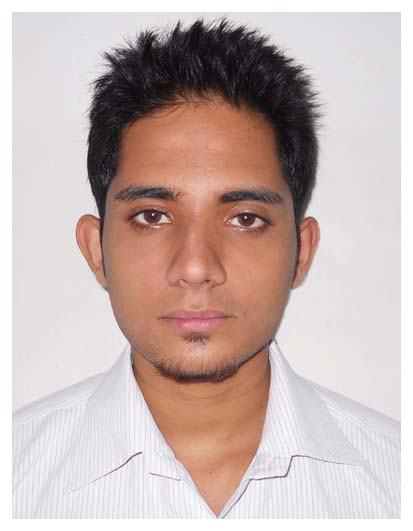
#> input picture hridaydutta123/PIL_tutorial/old/filename.jpg, 413 x 531 px
$ python convertFileFromJPGtoPNG.py
#> lines starting #> are read from the running program, lines starting #| are printed output that depends on the picture
import os

srcFileName = raw_input("Enter source filename:")
#> the answer given: filename.jpg
destFileName = raw_input("Enter destination filename:")
#> the answer given: filename.jpg

# Convert source file to destination file
os.system('convert ' + srcFileName + ' ' + destFileName)

from PIL import Image

# To convert RGB image to Grayscale image
img = Image.open(destFileName).convert('LA')
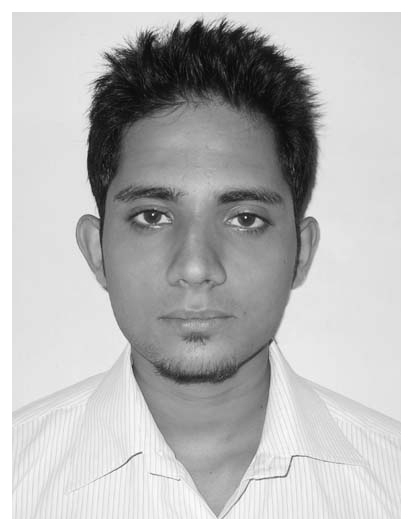
#> img: PIL image 413x531 LA; mean R, G, B, A 186.6, 186.6, 186.6, 255
img.save("Grayscale" + destFileName)
